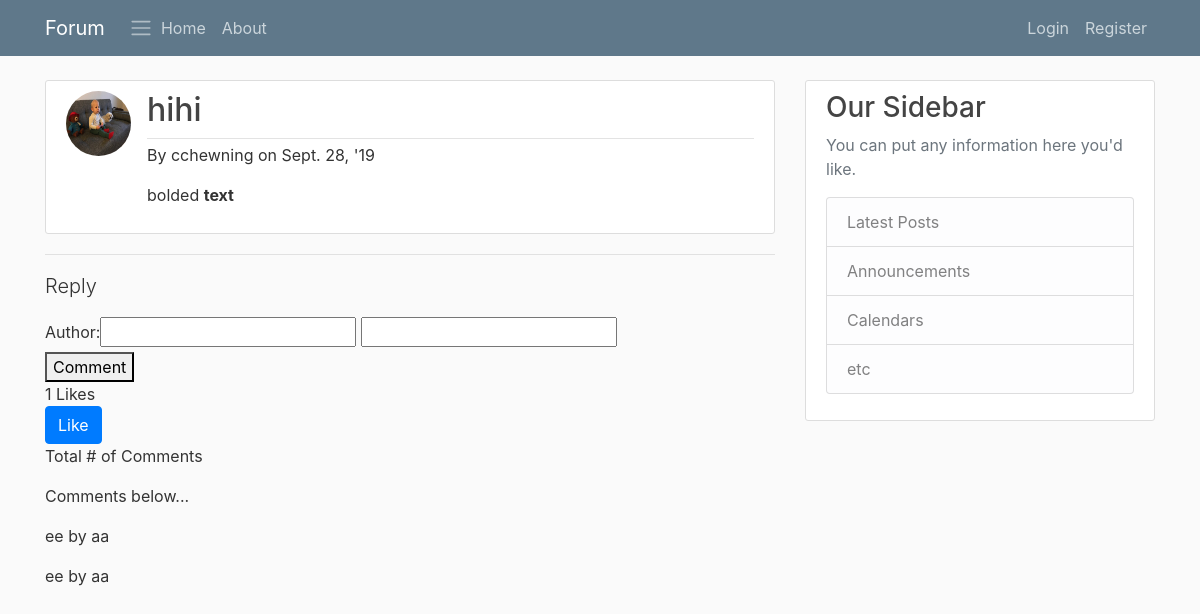
The page /forum/post/15/ on the database its author committed.
### forum/models.py (models this page shows, shortened)
class Post(models.Model):
    title = models.CharField(max_length=50)
    content = FroalaField()
    date_posted = models.DateTimeField(auto_now_add=True)
    last_modified = models.DateTimeField(auto_now=True)
    author = models.ForeignKey(User, on_delete=models.PROTECT)
    vote = models.ManyToManyField(User, related_name="vote", blank=True)
    def total_likes(self):
        return self.vote.count()

class Comment(models.Model):
    post = models.ForeignKey(Post, related_name='comments', on_delete=models.PROTECT)
    author = models.CharField(max_length=200)
    email = models.EmailField(default='chewning.cl@gmail.com')
    content = models.TextField()
    date_posted = models.DateTimeField(auto_now=True)
    approved = models.BooleanField(default=True)

### users/models.py (models this page shows, shortened)
class Profile(models.Model):
    user = models.OneToOneField(User, on_delete=models.CASCADE)
    image = models.ImageField(default='default.jpg', upload_to='profile_pics')

### forum/views.py (the view, shortened to what this page needs)
# urls.py: path('post/<int:pk>/', views.postdetail, name='post-detail'),
def postdetail(request, pk):
    comment_form = CommentCreate()
    post = Post.objects.get(pk=pk)
    already_liked = False
    if post.vote.filter(pk=request.user.pk).exists():
        already_liked = True
    def form_valid(self, form):
        form.instance.post = post
        return super().form_valid(form)
    context = {
        'post': post,
        'comment_form' : comment_form,
        'already_liked': already_liked,
        'total_likes': post.total_likes(),
		}
    return render(request, "forum/post_detail.html", context)
    def form_valid(self, form):
        form.instance.author = self.request.user
        return super().form_valid(form)

### forum/forms.py
class CommentCreate(forms.ModelForm):
    content = forms.CharField( label='')
    class Meta:
        model = Comment
        fields = ['author', 'content']
        widgets = {
            'content': forms.CharField(widget=FroalaEditor)
        }

### forum/templates/forum/post_detail.html (shortened to what this page needs)
{% extends "forum/base.html" %}
{% load crispy_forms_tags %}
{% load static %}
{% block content %}
<head>
</head>
    <article class="media content-section">
        <img class="rounded-circle article-img" src="{{ post.author.profile.image.url }}">
        <div class="media-body">
                <div class="article-metadata">
            <h2 class="article-title">{{ post.title }} </h2>
        </div>
        <p>By {{ post.author }} on {{ post.date_posted|date:"N j, 'y"}}</p>
        {{ post.content|safe }}
    </div>
    </article>
        <hr/>
        <p class='lead'>Reply</p>
        <form method="POST" action=".">
            {{ comment_form }}
            <br/>
            <button btn btn-outline-info type="submit" value="Post comment">Comment</button>
        </form>
        {{ total_likes }} Likes {{ total_likes|pluralize}}
        <form action="{% url 'upvote' post.id %}"  method="post">
                {% if already_liked %}
                    <button type="submit" name="post_id" value='{{ post.id }}' class='btn btn-danger' />Unlike</button>
                {% else %}
                    <button type="submit" name="post_id" value='{{ post.id }}' class="btn btn-primary" />Like</button>
                {% endif %}
            </form>
            <p>Total # of Comments {{ comment.count }}</p>
            <p>Comments below...</p>
            {% for comment in post.comments.all %}
            <p> {{ comment.content }} by {{ comment.author }}</p>
            {% endfor %}
{% endblock content %}

### forum/static/forum/main.css (style rules this page uses)
body { background: #fafafa; color: #333333; margin-top: 5rem; }
h1, h2, h3, h4, h5, h6 { color: #444444; }
.content-section { background: #ffffff; padding: 10px 20px; border: 1px solid #dddddd; border-radius: 3px; margin-bottom: 20px; }
.article-title { color: #444444; }
.article-img { height: 65px; width: 65px; margin-right: 16px; }
.article-metadata { padding-bottom: 1px; margin-bottom: 4px; border-bottom: 1px solid #e3e3e3 }

### rows shown on the page
Post: author.profile.image (picture), title "hihi", author "cchewning", date_posted "Sept. 28, '19", content "bolded text"
Comment: content "ee", author "aa"
Comment: content "ee", author "aa"

### other values the page prints
{{ total_likes }} "1"
